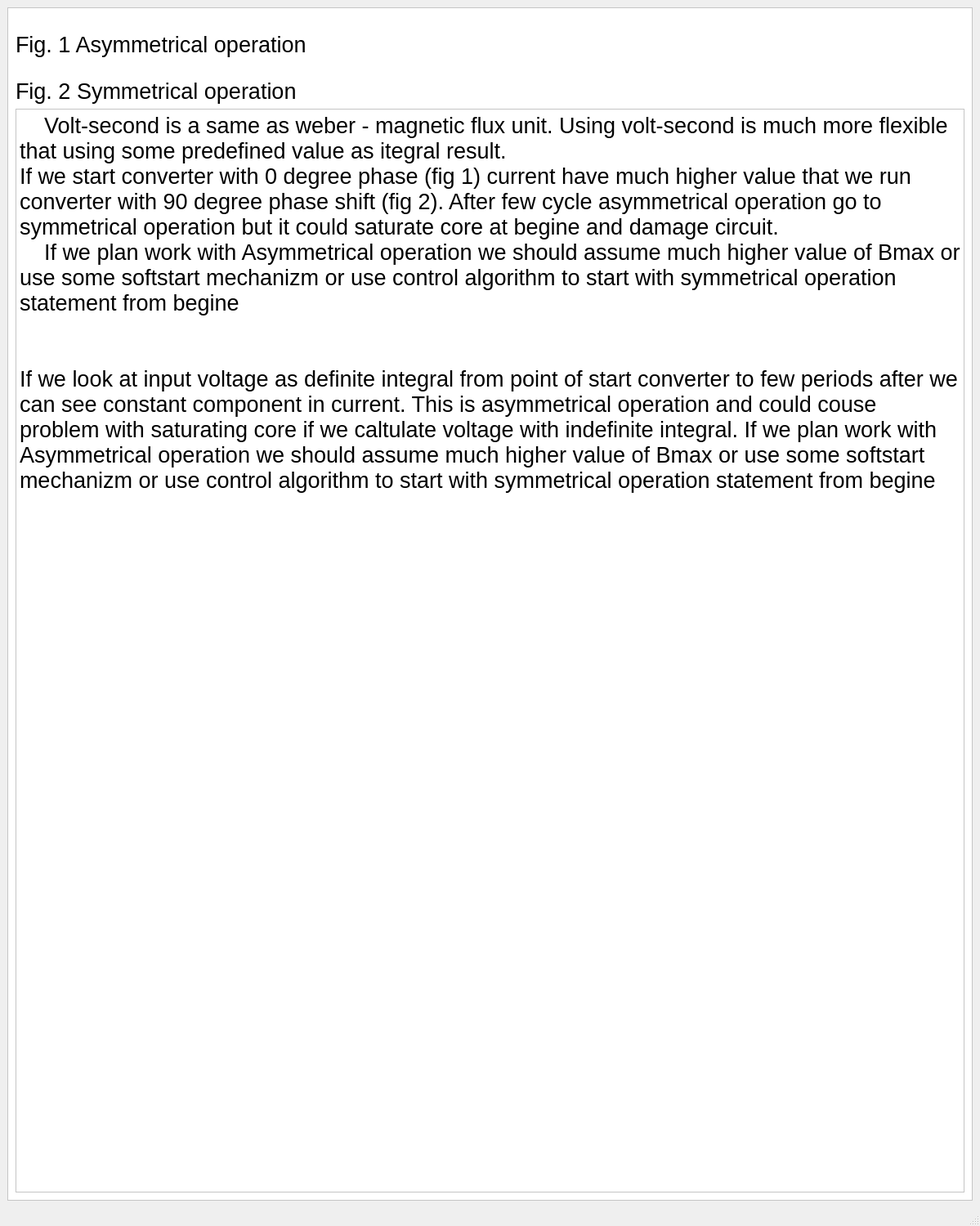
<?xml version="1.0" encoding="UTF-8"?>
<ui version="4.0">
 <class>VoltSecondHelpWindow</class>
 <widget class="QMainWindow" name="VoltSecondHelpWindow">
  <property name="enabled">
   <bool>true</bool>
  </property>
  <property name="geometry">
   <rect>
    <x>0</x>
    <y>0</y>
    <width>1199</width>
    <height>1500</height>
   </rect>
  </property>
  <property name="windowTitle">
   <string>MainWindow</string>
  </property>
  <property name="layoutDirection">
   <enum>Qt::LeftToRight</enum>
  </property>
  <widget class="QWidget" name="centralwidget">
   <layout class="QGridLayout" name="gridLayout">
    <item row="1" column="0">
     <widget class="QScrollArea" name="scrollArea">
      <property name="styleSheet">
       <string notr="true">background-color: rgb(255, 255, 255);</string>
      </property>
      <property name="widgetResizable">
       <bool>true</bool>
      </property>
      <widget class="QWidget" name="scrollAreaWidgetContents">
       <property name="geometry">
        <rect>
         <x>0</x>
         <y>0</y>
         <width>1183</width>
         <height>1443</height>
        </rect>
       </property>
       <layout class="QGridLayout" name="gridLayout_2">
        <item row="0" column="0">
         <widget class="QLabel" name="label">
          <property name="styleSheet">
           <string notr="true"/>
          </property>
          <property name="text">
           <string/>
          </property>
          <property name="textFormat">
           <enum>Qt::AutoText</enum>
          </property>
          <property name="pixmap">
           <pixmap>VoltSecond1.jpg</pixmap>
          </property>
          <property name="scaledContents">
           <bool>true</bool>
          </property>
         </widget>
        </item>
        <item row="1" column="0">
         <widget class="QLabel" name="label_2">
          <property name="font">
           <font>
            <family>Arial</family>
            <pointsize>20</pointsize>
           </font>
          </property>
          <property name="text">
           <string>Fig. 1 Asymmetrical operation</string>
          </property>
          <property name="textFormat">
           <enum>Qt::AutoText</enum>
          </property>
          <property name="scaledContents">
           <bool>true</bool>
          </property>
         </widget>
        </item>
        <item row="0" column="1" rowspan="4">
         <widget class="QLabel" name="label4">
          <property name="font">
           <font>
            <family>Arial</family>
            <pointsize>18</pointsize>
           </font>
          </property>
          <property name="layoutDirection">
           <enum>Qt::LeftToRight</enum>
          </property>
          <property name="text">
           <string/>
          </property>
          <property name="pixmap">
           <pixmap>equations.jpg</pixmap>
          </property>
          <property name="scaledContents">
           <bool>true</bool>
          </property>
          <property name="alignment">
           <set>Qt::AlignLeading|Qt::AlignLeft|Qt::AlignTop</set>
          </property>
         </widget>
        </item>
        <item row="2" column="0">
         <widget class="QLabel" name="label2">
          <property name="styleSheet">
           <string notr="true"/>
          </property>
          <property name="text">
           <string/>
          </property>
          <property name="textFormat">
           <enum>Qt::AutoText</enum>
          </property>
          <property name="pixmap">
           <pixmap>VoltSecond2.jpg</pixmap>
          </property>
          <property name="scaledContents">
           <bool>true</bool>
          </property>
         </widget>
        </item>
        <item row="3" column="0">
         <widget class="QLabel" name="label_3">
          <property name="font">
           <font>
            <family>Arial</family>
            <pointsize>20</pointsize>
           </font>
          </property>
          <property name="styleSheet">
           <string notr="true">background-color: rgb(255, 255, 255);</string>
          </property>
          <property name="text">
           <string>Fig. 2 Symmetrical operation</string>
          </property>
          <property name="textFormat">
           <enum>Qt::AutoText</enum>
          </property>
          <property name="scaledContents">
           <bool>true</bool>
          </property>
         </widget>
        </item>
        <item row="4" column="0" colspan="2">
         <widget class="QTextBrowser" name="textBrowser">
          <property name="minimumSize">
           <size>
            <width>0</width>
            <height>450</height>
           </size>
          </property>
          <property name="font">
           <font>
            <pointsize>20</pointsize>
           </font>
          </property>
          <property name="html">
           <string>&lt;!DOCTYPE HTML PUBLIC &quot;-//W3C//DTD HTML 4.0//EN&quot; &quot;http://www.w3.org/TR/REC-html40/strict.dtd&quot;&gt;
&lt;html&gt;&lt;head&gt;&lt;meta name=&quot;qrichtext&quot; content=&quot;1&quot; /&gt;&lt;style type=&quot;text/css&quot;&gt;
p, li { white-space: pre-wrap; }
&lt;/style&gt;&lt;/head&gt;&lt;body style=&quot; font-family:'MS Shell Dlg 2'; font-size:20pt; font-weight:400; font-style:normal;&quot;&gt;
&lt;p style=&quot; margin-top:0px; margin-bottom:0px; margin-left:0px; margin-right:0px; -qt-block-indent:0; text-indent:0px;&quot;&gt;    Volt-second is a same as weber - magnetic flux unit. Using volt-second is much more flexible that using some predefined value as itegral result. &lt;/p&gt;
&lt;p style=&quot; margin-top:0px; margin-bottom:0px; margin-left:0px; margin-right:0px; -qt-block-indent:0; text-indent:0px;&quot;&gt;If we start converter with 0 degree phase (fig 1) current have much higher value that we run converter with 90 degree phase shift (fig 2). After few cycle asymmetrical operation go to symmetrical operation but it could saturate core at begine and damage circuit.&lt;/p&gt;
&lt;p style=&quot; margin-top:0px; margin-bottom:0px; margin-left:0px; margin-right:0px; -qt-block-indent:0; text-indent:0px;&quot;&gt;    If we plan work with Asymmetrical operation we should assume much higher value of Bmax or use some softstart mechanizm or use control algorithm to start with symmetrical operation statement from begine&lt;/p&gt;
&lt;p style=&quot;-qt-paragraph-type:empty; margin-top:0px; margin-bottom:0px; margin-left:0px; margin-right:0px; -qt-block-indent:0; text-indent:0px;&quot;&gt;&lt;br /&gt;&lt;/p&gt;
&lt;p style=&quot;-qt-paragraph-type:empty; margin-top:0px; margin-bottom:0px; margin-left:0px; margin-right:0px; -qt-block-indent:0; text-indent:0px;&quot;&gt;&lt;br /&gt;&lt;/p&gt;
&lt;p style=&quot; margin-top:0px; margin-bottom:0px; margin-left:0px; margin-right:0px; -qt-block-indent:0; text-indent:0px;&quot;&gt;If we look at input voltage as definite integral from point of start converter to few periods after we can see constant component in current. This is asymmetrical operation and could couse problem with saturating core if we caltulate voltage with indefinite integral. If we plan work with Asymmetrical operation we should assume much higher value of Bmax or use some softstart mechanizm or use control algorithm to start with symmetrical operation statement from begine&lt;/p&gt;&lt;/body&gt;&lt;/html&gt;</string>
          </property>
         </widget>
        </item>
       </layout>
      </widget>
     </widget>
    </item>
   </layout>
  </widget>
  <widget class="QStatusBar" name="statusbar"/>
 </widget>
 <resources/>
 <connections/>
</ui>
